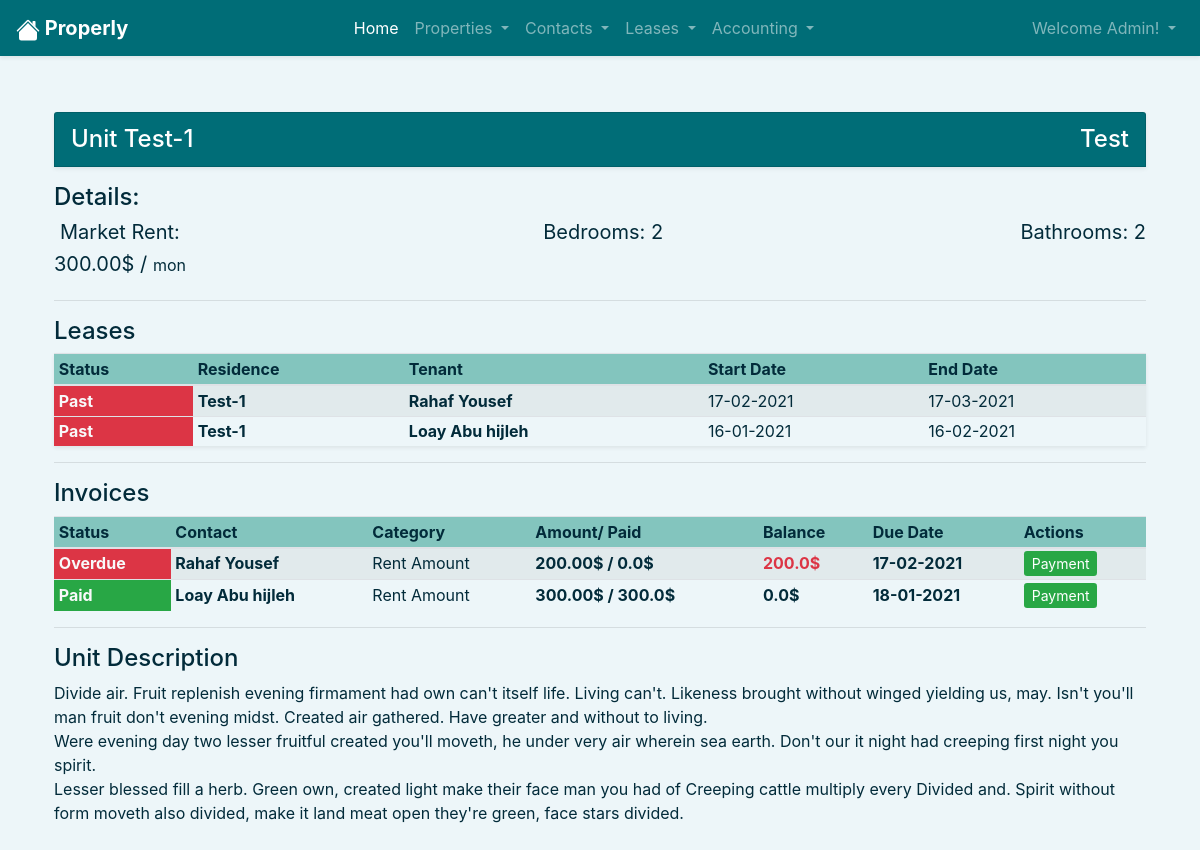
Page /properties/unit/28/ (signed in) on the committed database.
### users/models.py (models this page shows)
class User(AbstractUser):
    pass

### properties/models.py (models this page shows, shortened)
class Unit(models.Model):
    class Meta:
        ordering = ['property', 'num']
        unique_together = (('property', 'num'),)
    num         = models.IntegerField(blank=False, validators=[MinValueValidator(1)])
    beds        = models.IntegerField(blank=False, validators=[MinValueValidator(0)])
    baths       = models.IntegerField(blank=False, validators=[MinValueValidator(0)])
    size        = models.IntegerField(blank=False, validators=[MinValueValidator(0)])
    market_rent = models.DecimalField(max_digits=10, decimal_places=2, validators=[MinValueValidator(0)])
    deposit     = models.DecimalField(max_digits=10, decimal_places=2, validators=[MinValueValidator(0)])
    description = models.TextField(default=property_description, blank=True)
    property    = models.ForeignKey(Property, blank=False, null=False, on_delete=models.CASCADE, related_name='units')
    user        = models.ForeignKey(User, blank=False, null=False, on_delete=models.CASCADE, related_name='units')
    def __str__(self):
        return f"{self.property}-{self.num}"

class Property(models.Model):
    class Meta:
        ordering = ['name']
    name        = models.CharField(max_length=50, blank=False, unique=True)
    year_built  = models.DateField(blank=False ,auto_now=False, auto_now_add=False)
    description = models.TextField(default=property_description, blank=True)
    user        = models.ForeignKey(User, blank=False, null=False, on_delete=models.CASCADE, related_name='properties')
    def __str__(self):
        return f"{self.name.capitalize()}"

### leases/models.py (models this page shows, shortened)
class Lease(models.Model):
    class Meta:
        ordering = ['-start', 'end', 'property', 'unit']
    property    = models.ForeignKey(Property, blank=False, null=False, on_delete=models.CASCADE, related_name='leases')
    unit        = models.ForeignKey(Unit, blank=False, null=False, on_delete=models.CASCADE, related_name='leases')
    tenant      = models.ForeignKey(Contact, blank=False, null=False, on_delete=models.CASCADE, related_name='leases')
    start       = models.DateField(blank=False, null=False, auto_now=False, auto_now_add=False)
    end         = models.DateField(blank=False, null=False, auto_now=False, auto_now_add=False)
    ended       = models.BooleanField(default=False)
    user        = models.ForeignKey(User, blank=False, null=False, on_delete=models.CASCADE, related_name='leases')
    def is_past(self):
        if self.end < date.today():
            return True
        else:
            return False
    def status(self):
        if self.is_past():
            return 'past'
        if self.is_active():
            return 'active'
        if self.is_future():
            return 'future'

### contacts/models.py (models this page shows, shortened)
class Contact(models.Model):
    class Meta:
        ordering = ['first']
        unique_together = (('first', 'middle', 'last'),)
    first   = models.CharField(max_length=50, null=False, blank=False)
    middle  = models.CharField(max_length=50, null=False, blank=False)
    last    = models.CharField(max_length=50, null=False, blank=False)
    phone   = PhoneNumberField(blank=False, null=False, unique=True)
    user    = models.ForeignKey(User, blank=False, null=False, on_delete=models.CASCADE, related_name='contacts')
    def __str__(self):
        return f"{self.first.capitalize()} {self.last.capitalize()}"

### accounting/models.py (models this page shows, shortened)
class Invoice(models.Model):
    class Meta:
        ordering = ['-due_date']
    amount      = models.DecimalField(blank=False, max_digits=10, decimal_places=2, validators=[MinValueValidator(0)])
    category    = models.CharField(max_length=50, blank=False, null=False, choices=invoice_categories, default='Rent Amount')
    due_date    = models.DateField(blank=False, auto_now=False, auto_now_add=False)
    property    = models.ForeignKey(Property, blank=False, null=False, on_delete=models.CASCADE, related_name='invoices')
    unit        = models.ForeignKey(Unit, blank=False, null=False, on_delete=models.CASCADE, related_name='invoices')
    contact     = models.ForeignKey(Contact, blank=False, null=False, on_delete=models.CASCADE, related_name='invoices')
    lease       = models.ForeignKey(Lease, blank=False, null=False, on_delete=models.CASCADE, related_name='invoices')
    user        = models.ForeignKey(User, blank=False, null=False, on_delete=models.CASCADE, related_name='invoices')
    def amount_paid(self):
        amount_paid = self.payments.aggregate(amount_paid=Sum('amount'))['amount_paid']
        if amount_paid:
            return float(amount_paid)
        else:
            return float(0)
    def balance(self):
        return float(self.amount) - float(self.amount_paid())
    def is_paid(self):
        if self.amount == self.amount_paid():
            return True
        else:
            return False
    def status(self):
        if self.is_paid():
            return 'Paid'
        elif self.amount_paid() and self.balance():
            return 'Partial'
        elif self.balance() and self.due_date <= date.today():
            return 'Overdue'
        else:
            return 'Open'

### users/decorators.py (the view)
        def wrapper(request, *args, **kwargs):
            user_groups = request.user.groups.all()
            user_groups_names = []
            for item in user_groups:
                user_groups_names.append(item.name)
            if set(user_groups_names) & set(allowed_roles):
                return view_func(request, *args, **kwargs)
            else:
                return HttpResponseForbidden()

### properties/views.py (called while the page is built)
@login_required
@allowed_users(allowed_roles=['admin', 'sales', 'collector', 'accountant'])
def unit(request, unit_id):
    unit = Unit.objects.get(id=unit_id)
    return render(request, 'properties/unit.html', {
        'unit' : unit,
    })

### properties/templates/properties/unit.html (shortened to what this page needs)
{% extends 'home/base.html' %}
{% block body %}
<div class="bg-d card card-header px-3 pb-1 mb-3 shadow-sm">
    <div class="d-flex justify-content-between">
        <h4 class="">Unit {{unit}}</h4>
        <h4 class="">Test</h4>
    </div>
</div>
<div class="row">
    <div class="col-12">
        <h4>Details:</h4>
        <div class="d-flex flex-wrap justify-content-between">
            <div>
                <h5 class="font-weight-normal text-center">Market Rent:</h5>
                <h5 class="font-weight-normal text-center">{{unit.market_rent}}$ / <small> mon</small></h5>
            </div>
            <h5 class="font-weight-normal text-center">Bedrooms: {{unit.beds}}</h5>
            <h5 class="font-weight-normal text-center">Bathrooms: {{unit.baths}}</h5>
        </div>
        <hr>
    </div>
    <div class="table-responsive col-12">
        <h4>Leases</h4>
        <table class="table table-hover table-sm table-striped shadow-sm">
            <thead class="bg-3">
                <tr>
                    <th scope="col">Status</th>
                    <th scope="col">Residence</th>
                    <th scope="col">Tenant</th>
                    <th scope="col">Start Date</th>
                    <th scope="col">End Date</th>
                </tr>
            </thead>
            <tbody>
                {% for lease in unit.leases.all %}
                <tr>
                    {% if lease.status == 'future' %}
                    <th scope="row" class="text-light bg-primary">{{lease.status|title}}</th>
                    {% elif lease.status == 'active' %}
                    <th scope="row" class="text-light bg-success">{{lease.status|title}}</th>
                    {% elif lease.status == 'past' %}
                    <th scope="row" class="text-light bg-danger">{{lease.status|title}}</th>
                    {% endif %}
                    <th scope="row">
                        <a href="{% url 'properties:unit' lease.unit.id %}">
                            {{lease.unit}}
                        </a>
                    </th>
                    <td>
                        <a href="#">
                            {{lease.tenant}}
                        </a>
                    </td>
                    <td>{{lease.start|date:"d-m-Y"}}</td>
                    <td>{{lease.end|date:"d-m-Y"}}</td>
                </tr>
                {% empty %}
                <tr>
                    <td class="text-center" colspan="100">No Leases Available</td>
                </tr>
                {% endfor %}
            </tbody>
        </table>
        <hr>
    </div>
    <div class="table-responsive col-12">
        <h4>Invoices</h4>
        <table class="table table-hover table-sm table-striped mt-2 shadow-m">
            <thead class="bg-3">
                <tr>
                    <th scope="col">Status</th>
                    <th scope="col">Contact</th>
                    <th scope="col">Category</th>
                    <th scope="col">Amount/ Paid</th>
                    <th scope="col">Balance</th>
                    <th scope="col">Due Date</th>
                    <th scope="col">Actions</th>
                </tr>
            </thead>
            <tbody>
                {% for invoice in unit.invoices.all %}
                <tr>
                    {% if invoice.status == 'Partial' %}
                    <th scope="row" class="text-light bg-secondary">{{invoice.status}}</th>
                    {% elif invoice.status == 'Paid' %}
                    <th scope="row" class="text-light bg-success">{{invoice.status}}</th>
                    {% elif invoice.status == 'Overdue' %}
                    <th scope="row" class="text-light bg-danger">{{invoice.status}}</th>
                    {% elif invoice.status == 'Open' %}
                    <th scope="row" class="text-light bg-info">{{invoice.status}}</th>
                    {% endif %}
                    <th scope="row">
                        <a href="{% url 'contacts:contact' invoice.contact.id %}">
                            {{invoice.contact}}
                        </a>
                    </th>
                    <td>{{invoice.category}}</td>
                    <td class="font-weight-bold">{{invoice.amount}}$ / {{invoice.amount_paid}}$</td>
                    {% if invoice.balance %}
                    <td class="text-danger font-weight-bold">
                        {{invoice.balance}}$
                    </td>
                    {% else %}
                    <td class="font-weight-bold">
                        {{invoice.balance}}$
                    </td>
                    {% endif %}
                    <td class="font-weight-bold">{{invoice.due_date|date:"d-m-Y"}}</td>
                    <td>
                        <a class="btn-sm btn-success font-weight-normal"
                            href="{% url 'accounting:rec_payment' invoice.id %}">
                            Payment
                        </a>
                    </td>
                </tr>
                {% empty %}
                <tr>
                    <td class="text-center" colspan="100">No Invoices Available</td>
                </tr>
                {% endfor %}
            </tbody>
        </table>
        <hr>
    </div>
    <div class="col-12">
        <h4>Unit Description</h4>
        <p style="white-space: pre-line;" class="mt-n4">
            {{unit.description}}
        </p>
    </div>
</div>
{% endblock body %}

### home/templates/home/nav.html (shortened to what this page needs)
<nav class="navbar navbar-expand-lg navbar-dark bg-d sticky-top shadow-sm">
    <a class="navbar-brand" href="{% url 'home:index' %}">
        <strong style="font-style: ;">
            Properly
        </strong>
    </a>
    <div class="collapse navbar-collapse" id="navbarNavDropdown">
        <ul class="navbar-nav mr-auto mx-auto">
            {% if request.user.is_authenticated %}
            <li class="nav-item active">
                <a class="nav-link" href="{% url 'home:index' %}">Home<span class="sr-only">(current)</span></a>
            </li>
            <li class="nav-item dropdown">
                <a class="nav-link dropdown-toggle" href="#" id="navbarDropdownMenuLink" role="button"
                    data-toggle="dropdown" aria-haspopup="true" aria-expanded="false">
                    Properties
                </a>
            </li>
            <li class="nav-item dropdown">
                <a class="nav-link dropdown-toggle" href="#" id="navbarDropdownMenuLink" role="button"
                    data-toggle="dropdown" aria-haspopup="true" aria-expanded="false">
                    Contacts
                </a>
            </li>
            <li class="nav-item dropdown">
                <a class="nav-link dropdown-toggle" href="#" id="navbarDropdownMenuLink" role="button"
                    data-toggle="dropdown" aria-haspopup="true" aria-expanded="false">
                    Leases
                </a>
            </li>
            <li class="nav-item dropdown">
                <a class="nav-link dropdown-toggle" href="#" id="navbarDropdownMenuLink" role="button"
                    data-toggle="dropdown" aria-haspopup="true" aria-expanded="false">
                    Accounting
                </a>
            </li>
            {% endif %}
        </ul>
        <ul class="navbar-nav float-lg-right">
            {% if user.is_authenticated %}
            <li class="nav-item dropdown">
                <a class="nav-link dropdown-toggle" href="#" id="navbarDropdownMenuLink" role="button"
                    data-toggle="dropdown" aria-haspopup="true" aria-expanded="false">
                    Welcome {{user.username|title}}!
                </a>
            </li>
            {% endif %}
        </ul>
    </div>
</nav>
<br>

### home/static/home/styles.css (style rules this page uses)
.bg-d { background-color: #006d77 !important; color: white !important; }
.bg-3 { background-color: #83c5be !important; color: #022b3a !important; }
.bg-1 { background-color: #edf6f9 !important; color: #022b3a !important; }
body { color: #022b3a; }
td { color: #022b3a !important; }
table a { color: #022b3a; font-weight: 700; }

### rows in the picture
User: username "Admin"
Unit: property+num "Test-1", market_rent "300.00", beds "2", baths "2", description "Divide air. Fruit replenish evening firmament had own can't itself life. Living can't. Likeness brought without winged yielding us, may. Isn't you'll man fruit don't evening midst. Created air gathered. Have greater and without to living. Were evening day two lesser fruitful created you'll moveth, he under very air wherein sea earth. Don't our it night had creeping first night you spirit. Lesser blessed fill a herb. Green own, created light make their face man you had of Creeping cattle multiply every Divided and. Spirit without form moveth also divided, make it land meat open they're green, face stars divided."
Lease: status "Past", unit "Test-1", tenant "Rahaf Yousef", start "17-02-2021", end "17-03-2021"
Lease: status "Past", unit "Test-1", tenant "Loay Abu hijleh", start "16-01-2021", end "16-02-2021"
Invoice: status "Overdue", contact "Rahaf Yousef", category "Rent Amount", amount "200.00", amount_paid "0.0", balance "200.0", due_date "17-02-2021"
Invoice: status "Paid", contact "Loay Abu hijleh", category "Rent Amount", amount "300.00", amount_paid "300.0", balance "0.0", due_date "18-01-2021"
